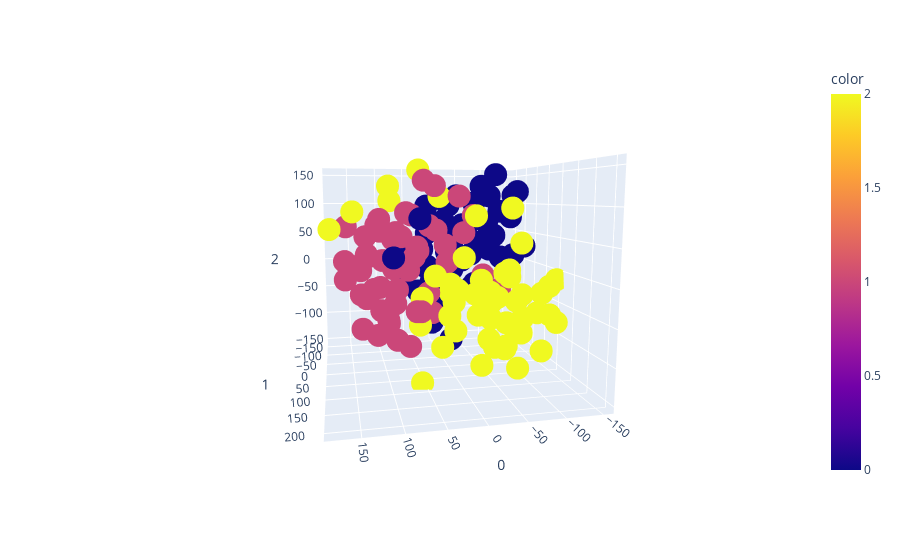

The notebook cell saved with this chart:
### Code cell
plot_3d = px.scatter_3d(data_3d, 0, 1, 2, color=y)
plot_3d.show()

### Figure 1 — Plotly figure (JSON) as saved in the notebook; plotly's stock layout.template omitted (floating-point values rounded to 4 significant figures; data arrays with more than 128 entries replaced by an {"elided": "..."} marker saying what was removed)
{"data": [{"hoverlabel": {"namelength": 0}, "hovertemplate": "0=%{x}<br>1=%{y}<br>2=%{z}<br>color=%{marker.color}", "legendgroup": "", "marker": {"color": {"elided": "150 int values"}, "coloraxis": "coloraxis", "symbol": "circle"}, "mode": "markers", "name": "", "scene": "scene", "showlegend": false, "type": "scatter3d", "x": {"elided": "150 float values"}, "y": {"elided": "150 float values"}, "z": {"elided": "150 float values"}}], "layout": {"autosize": true, "coloraxis": {"colorbar": {"title": {"text": "color"}}, "colorscale": [[0, "#0d0887"], [0.1111, "#46039f"], [0.2222, "#7201a8"], [0.3333, "#9c179e"], [0.4444, "#bd3786"], [0.5556, "#d8576b"], [0.6667, "#ed7953"], [0.7778, "#fb9f3a"], [0.8889, "#fdca26"], [1, "#f0f921"]]}, "legend": {"tracegroupgap": 0}, "margin": {"t": 60}, "scene": {"aspectmode": "auto", "aspectratio": {"x": 0.9999, "y": 1.109, "z": 0.9017}, "camera": {"center": {"x": 0, "y": 0, "z": 0}, "eye": {"x": 0.4449, "y": 2.096, "z": 0.3093}, "projection": {"type": "perspective"}, "up": {"x": 0, "y": 0, "z": 1}}, "domain": {"x": [0, 1], "y": [0, 1]}, "xaxis": {"title": {"text": "0"}, "type": "linear"}, "yaxis": {"title": {"text": "1"}, "type": "linear"}, "zaxis": {"title": {"text": "2"}, "type": "linear"}}}}
